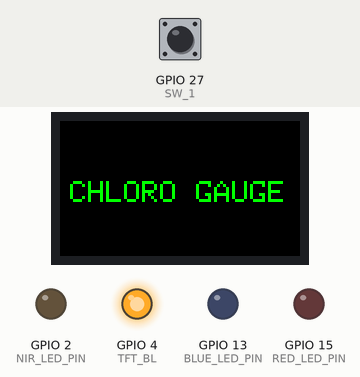
Recording of a sketch running on a simulated ESP32. Parts: 240×135 colour display, output pins drawn as LEDs (lit = HIGH). The test bench sets the inputs (shaded band); at power-on: GPIO 27 (SW_1) HIGH.

Above: at 0.2 s.
At 5.3 s:
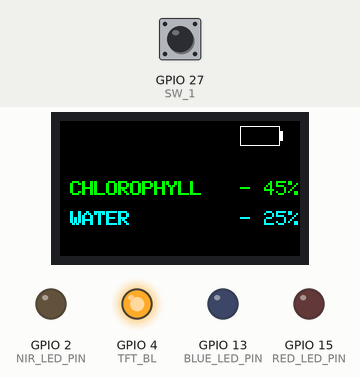

The sketch:

Button_Off_Display.ino
```cpp
#include <Adafruit_GFX.h>
#include <Adafruit_ST7789.h>
#include <SPI.h>
#include <esp32/rom/rtc.h>  // for deep sleep functions

// ---------- Pin definitions ----------
#define RED_LED_PIN 15
#define BLUE_LED_PIN 13
#define NIR_LED_PIN 2

#define TFT_MOSI 19
#define TFT_SCLK 18
#define TFT_CS   5
#define TFT_DC   16
#define TFT_RST  23
#define TFT_BL   4

#define SW_1 27  // Soft power button

// ---------- TFT object ----------
Adafruit_ST7789 tft = Adafruit_ST7789(TFT_CS, TFT_DC, TFT_MOSI, TFT_SCLK, TFT_RST);

// ---------- Variables ----------
int chlorophyllValue = 45;
int waterValue = 25;

// ---------- Button timing ----------
unsigned long buttonPressTime = 0;
const unsigned long HOLD_TIME = 5000; // 5s hold for shutdown
bool buttonHeld = false;

// ---------- Bold text ----------
void drawBoldText(int x, int y, const char* text, uint16_t color, int textSize) {
  tft.setTextSize(textSize);
  tft.setTextColor(color);
  tft.setCursor(x, y);
  tft.print(text);
  tft.setCursor(x + 1, y);
  tft.print(text);
}

// ---------- Draw main screen ----------
void drawMainScreen() {
  tft.fillScreen(ST77XX_BLACK);
  drawBoldText(10, 60, "CHLOROPHYLL", ST77XX_GREEN, 2);
  tft.setCursor(180, 60);
  tft.setTextSize(2);
  tft.printf("- %d%%", chlorophyllValue);

  drawBoldText(10, 90, "WATER", ST77XX_CYAN, 2);
  tft.setCursor(120, 90);
  tft.setTextSize(2);
  tft.printf("     - %d%%", waterValue);

  // Draw battery outline as static
  tft.drawRect(180, 5, 40, 20, ST77XX_WHITE);
  tft.fillRect(180 + 40, 5 + 5, 3, 10, ST77XX_WHITE);
}

// ---------- Splash screen ----------
void showStartupScreen() {
  tft.fillScreen(ST77XX_BLACK);
  tft.setTextColor(ST77XX_GREEN);
  tft.setTextSize(3);
  tft.setCursor(10, 60);
  tft.print("CHLORO GAUGE");
}

// ---------- Shutdown screen ----------
void showShutdownScreen() {
  tft.fillScreen(ST77XX_BLACK);
  tft.setTextColor(ST77XX_RED);
  tft.setTextSize(4);
  tft.setCursor(60, 50);
  tft.print("BYE");

  // Countdown
  for (int i = HOLD_TIME / 1000; i >= 0; i--) {
    tft.setTextSize(2);
    tft.setTextColor(ST77XX_WHITE, ST77XX_BLACK);
    tft.setCursor(1, 100);
    tft.printf("Shutting Down in: %d s", i);
    delay(1000);
  }
}

// ---------- Setup ----------
void setup() {
  Serial.begin(115200);

  // LEDs off
  pinMode(RED_LED_PIN, OUTPUT);
  pinMode(BLUE_LED_PIN, OUTPUT);
  pinMode(NIR_LED_PIN, OUTPUT);
  digitalWrite(RED_LED_PIN, LOW);
  digitalWrite(BLUE_LED_PIN, LOW);
  digitalWrite(NIR_LED_PIN, LOW);

  // TFT setup
  pinMode(TFT_BL, OUTPUT);
  digitalWrite(TFT_BL, LOW);
  tft.init(135, 240);
  tft.setRotation(1);

  // Button setup
  pinMode(SW_1, INPUT_PULLUP);

  // Show splash screen
  showStartupScreen();
  digitalWrite(TFT_BL, HIGH);
  delay(5000);

  // Draw main screen static elements
  drawMainScreen();

  // Configure wakeup for soft power
  esp_sleep_enable_ext0_wakeup(GPIO_NUM_27, 0); // wake on button press
}

// ---------- Loop ----------
void loop() {
  int btnState = digitalRead(SW_1);

  if (btnState == LOW && !buttonHeld) {
    buttonPressTime = millis();
    buttonHeld = true;
  }

  if (btnState == LOW && buttonHeld) {
    unsigned long heldTime = millis() - buttonPressTime;
    if (heldTime >= HOLD_TIME) {
      showShutdownScreen();
      delay(100);
    }
  }

  if (btnState == HIGH && buttonHeld) {
    unsigned long heldTime = millis() - buttonPressTime;
    buttonHeld = false;
    if (heldTime >= HOLD_TIME) {
      Serial.println("Shutting down...");

      // Turn off all LEDs before sleep
      digitalWrite(RED_LED_PIN, LOW);
      digitalWrite(BLUE_LED_PIN, LOW);
      digitalWrite(NIR_LED_PIN, LOW);
      digitalWrite(TFT_BL, LOW);

      delay(50);
      esp_deep_sleep_start();
    }
  }

  delay(100);
}
```
